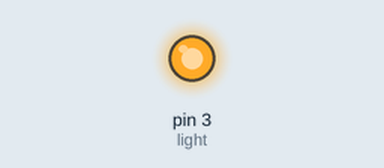
Simulated run of this sketch. Board: Arduino Uno, built with avr-gcc and run on an emulated ATmega328P. Shown: output pins drawn as LEDs (lit = HIGH).

Above: at 0.1 s.
Timing chart, 0 to 1.6 s (numbered marks = the images above):
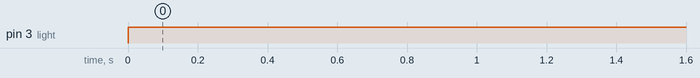

The sketch:

LDR_simple.ino
```cpp
//const int ldr = 8;
int ldrValue;
const int light = 3;

void setup()
{
  pinMode(light, OUTPUT);
//  pinMode(ldr, INPUT);
}

void loop()
{
//  ldrValue = digitalRead(ldr);

  if(ldrValue == LOW){
    digitalWrite(light, HIGH);
//    digitalWrite(ldr, HIGH);
    delay(1000);
    }
  else {
    digitalWrite(light, LOW);
//    digitalWrite(ldr, LOW);
     delay(1000);
  }
}
```

Measured:
- by itself, pin 3 (light): LOW → HIGH at 0.00 s
